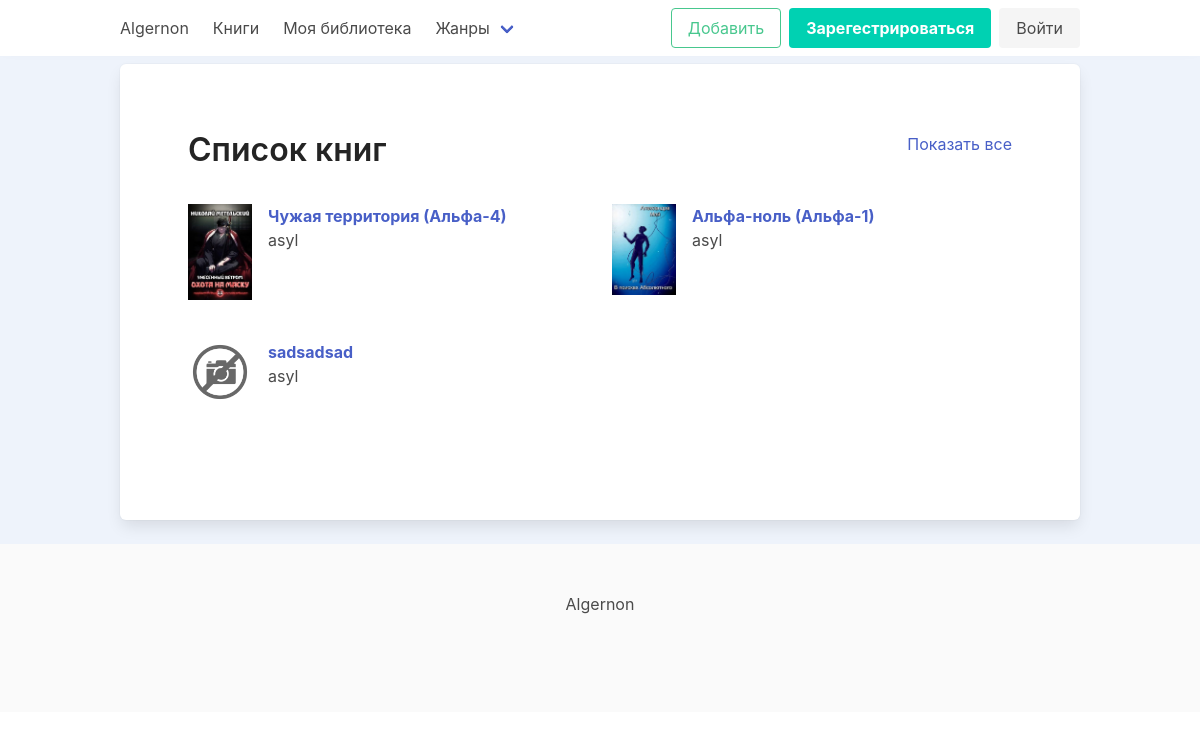
Before: / with the older database file.
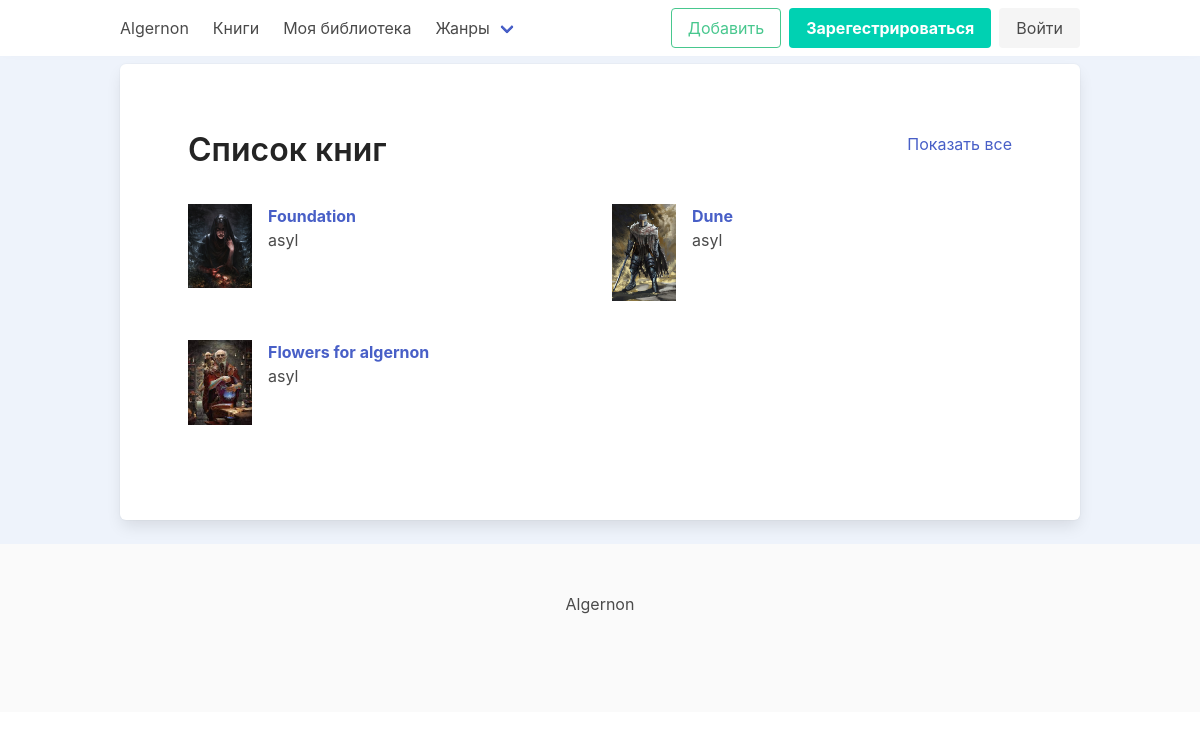
After: the same page with the newer database file.
### books/models.py (models this page shows, shortened)
class Book(models.Model):
    BOOK_CHOICES = (
        ("A", _("All")),
        ("O", _("Only friends")),
        ("N", _("Nobody"))
    )
    STATUS_CHOICES = (
        ("F", _("Finished")),
        ("D", _("Draft")),
        ("N", _("Not finished"))
    )
    author = models.ForeignKey(
        settings.AUTH_USER_MODEL,
        on_delete=models.CASCADE,
        related_name="books",
        verbose_name=_("Author")
    )
    cover = models.ImageField(upload_to="images/%Y-%m-%d/", default='images/no-image.jpg')
    title = models.CharField(max_length=150, unique=True, verbose_name=_("Book Name"))
    type = models.ForeignKey(
        Type,
        on_delete=models.SET_NULL,
        null=True,
        related_name="books",
        verbose_name=_("Book Type")
    )
    genre = models.ForeignKey(
        Genre,
        on_delete=models.SET_NULL,
        null=True,
        blank=True,
        related_name="books",
        verbose_name=_("Genre of the book")
    )
    cycle = models.ForeignKey(
        Cycle,
        on_delete=models.SET_NULL,
        null=True,
        blank=True,
        related_name="books",
        verbose_name=_("Book Cycle")
    )
    description = models.TextField(max_length=1000, null=True, blank=True)
    remark = models.TextField(max_length=1000, null=True, blank=True)
    status = models.CharField(max_length=2, choices=STATUS_CHOICES, default="N")
    is_introductory = models.BooleanField(default=False)
    is_eighteen_plus = models.BooleanField(default=False)
    is_published = models.BooleanField(default=False)
    can_comment = models.CharField(max_length=2, choices=BOOK_CHOICES, default="N")
    can_read = models.CharField(max_length=2, choices=BOOK_CHOICES, default="N")
    can_download = models.CharField(max_length=2, choices=BOOK_CHOICES, default="N")
    views = models.PositiveIntegerField(default=0)
    created_at = models.DateTimeField(auto_now_add=True)
    updated_at = models.DateTimeField(auto_now=True)
    class Meta:
        verbose_name = _("Book Info")
        verbose_name_plural = _("Books Info")
    def get_absolute_url(self):
        return reverse('books:detail', args=[self.id])

### account/models.py (models this page shows, shortened)
class CustomUser(AbstractUser):
    USERNAME_FIELD = 'email'
    REQUIRED_FIELDS = ['username']
    email = models.EmailField(_('Email'), unique=True)
    DS = "Don't Show"
    MALE = "Male"
    FEMALE = "Female"
    GENDER_CHOICES = (
        (DS, _("Don't Show")),
        (MALE, _("Male")),
        (FEMALE, _("Female"))
    )
    ONLY_MONTH_AND_DAY = "Only month and day"
    SHOW = "Show"
    BIRTHDAY_CHOICES = (
        (DS, _("Don't Show")),
        (ONLY_MONTH_AND_DAY, _("Only month and day")),
        (SHOW, _("Show birthday"))
    )
    slug = models.SlugField(unique=True, null=True, blank=True)
    image = models.ImageField(upload_to='profile/%Y/%m-%d', default='images/no-image.png', blank=True)
    name = models.CharField(max_length=250, unique=True)
    status = models.CharField(max_length=250, null=True, blank=True)
    birthday = models.DateField(null=True, blank=True)
    birthday_visibility = models.CharField(max_length=40, choices=BIRTHDAY_CHOICES, default=DS)
    gender = models.CharField(max_length=50, choices=GENDER_CHOICES, default=DS)
    information = QuillField(max_length=1000, null=True, blank=True)
    friends = models.ManyToManyField("CustomUser", blank=True)
    def get_author_url(self):
        return reverse('authors:author_detail', args=[self.pk])

### books/views.py (the view)
# urls.py: path('', ShowCaseBookList.as_view(), name="homepage"),
class ShowCaseBookList(ListView):
    template_name = 'homepage.html'
    context_object_name = 'books'
    model = Book
    def get_queryset(self, *args, **kwargs):
        books = Book.objects.all()
        return books

### books/custom_context_processor.py (called while the page is built)
def genre_list(request):
    return {
        'genres': Genre.objects.all()
    }

### books/models.py (called while the page is built)
    def get_absolute_url(self):
        return reverse('books:books_by_genre', args=[self.slug])

### templates/homepage.html (shortened to what this page needs)
{% extends 'base.html' %}
{% load static %}
{% block content %}
    <div class=" container box">
        <section class="section">
            <div class="columns">
                <div class="column is-6">
                    <h3 class="title is-3 has-text-black-ter is-pulled-left">Список книг</h3>
                </div>
                <div class="column is-6">
                    <a href="{% url 'books:books' %}" class="is-pulled-right">Показать все</a>
                </div>
            </div>
            <div class="books">
                <div class="columns is-multiline">
                    {% for book in books %}
                        <div class="column is-6 mb-6">
                            <div class="media">
                                <figure class="media-left">
                                    <p class="image is-64x64">
                                        <a href="{{ book.get_absolute_url }}">
                                            <img src="{{ book.cover.url }}">
                                        </a>
                                    </p>
                                </figure>
                                <div class="media-content">
                                    <div class="content">
                                        <p>
                                            <a href="{{ book.get_absolute_url }}">
                                                <strong>{{ book.title }}</strong>
                                            </a>
                                            <br>
                                            <a href="{{ book.author.get_author_url }}" class="has-text-grey-dark">
                                                {{ book.author.name }}
                                            </a>
                                        </p>
                                    </div>
                                </div>
                            </div>
                        </div>
                    {% endfor %}
                </div>
            </div>
        </section>
    </div>
{% endblock content %}

Changed rows visible on the page:
changed Book: cover: a different picture; title "Чужая территория (Альфа-4)" → "Foundation"
changed Book: cover: a different picture; title "Альфа-ноль (Альфа-1)" → "Dune"
changed Book: cover: picture added in place of a placeholder; title "sadsadsad" → "Flowers for algernon"
